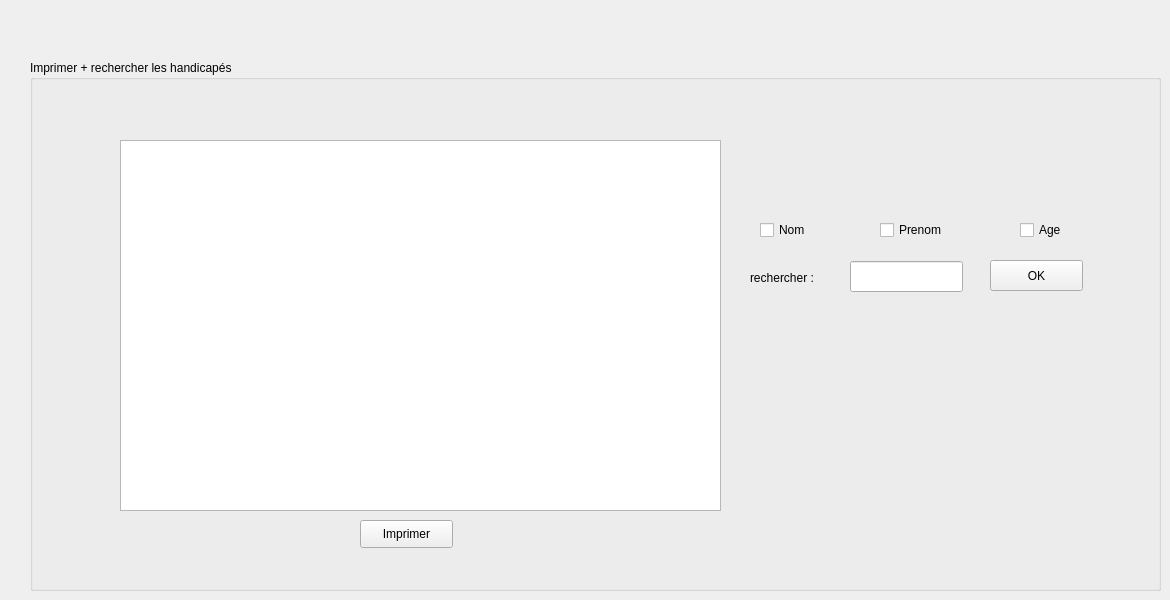
      <widget class="QWidget" name="page_14">
       <widget class="QGroupBox" name="groupBox_19">
        <property name="geometry">
         <rect>
          <x>30</x>
          <y>60</y>
          <width>1131</width>
          <height>531</height>
         </rect>
        </property>
        <property name="title">
         <string>Imprimer + rechercher les handicapés</string>
        </property>
        <widget class="QPushButton" name="pushButton">
         <property name="geometry">
          <rect>
           <x>960</x>
           <y>200</y>
           <width>93</width>
           <height>31</height>
          </rect>
         </property>
         <property name="text">
          <string>OK</string>
         </property>
        </widget>
        <widget class="QPushButton" name="pb_print">
         <property name="geometry">
          <rect>
           <x>330</x>
           <y>460</y>
           <width>93</width>
           <height>28</height>
          </rect>
         </property>
         <property name="text">
          <string>Imprimer</string>
         </property>
        </widget>
        <widget class="QCheckBox" name="rech_age">
         <property name="geometry">
          <rect>
           <x>990</x>
           <y>160</y>
           <width>83</width>
           <height>20</height>
          </rect>
         </property>
         <property name="text">
          <string>Age</string>
         </property>
        </widget>
        <widget class="QTableView" name="table_rech">
         <property name="geometry">
          <rect>
           <x>90</x>
           <y>80</y>
           <width>601</width>
           <height>371</height>
          </rect>
         </property>
        </widget>
        <widget class="QCheckBox" name="rech_prenom">
         <property name="geometry">
          <rect>
           <x>850</x>
           <y>160</y>
           <width>83</width>
           <height>20</height>
          </rect>
         </property>
         <property name="text">
          <string>Prenom</string>
         </property>
        </widget>
        <widget class="QLabel" name="label_38">
         <property name="geometry">
          <rect>
           <x>720</x>
           <y>210</y>
           <width>81</width>
           <height>16</height>
          </rect>
         </property>
         <property name="text">
          <string>rechercher :</string>
         </property>
        </widget>
        <widget class="QLineEdit" name="input_recherche">
         <property name="geometry">
          <rect>
           <x>820</x>
           <y>201</y>
           <width>113</width>
           <height>31</height>
          </rect>
         </property>
        </widget>
        <widget class="QCheckBox" name="rech_nom">
         <property name="geometry">
          <rect>
           <x>730</x>
           <y>160</y>
           <width>83</width>
           <height>20</height>
          </rect>
         </property>
         <property name="text">
          <string>Nom</string>
         </property>
        </widget>
       </widget>
      </widget>
